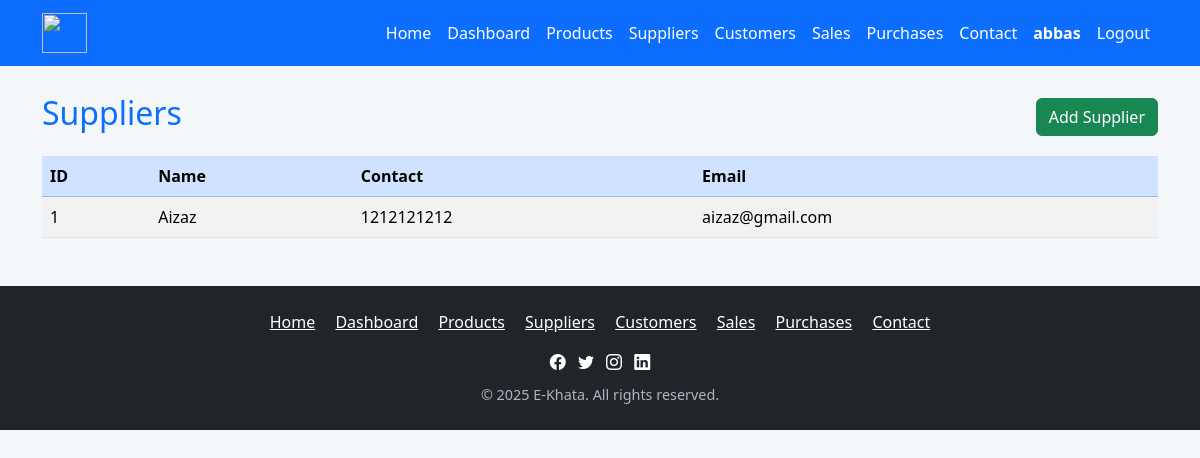
Page /suppliers/ (signed in) on the committed database.
### inventory/models.py (models this page shows, shortened)
class Supplier(models.Model):
    user = models.ForeignKey(User, on_delete=models.CASCADE, null=True, blank=True)
    name = models.CharField(max_length=100)
    contact = models.CharField(max_length=15)
    email = models.EmailField()
    address = models.TextField(blank=True, null=True)

### inventory/views.py (the view)
# urls.py: path('suppliers/', views.suppliers, name='suppliers'),
@login_required
def suppliers(request):
    suppliers = Supplier.objects.filter(user=request.user)
    form = SupplierForm()
    return render(request, 'inventory/suppliers.html', {
        'suppliers': suppliers,
        'form': form
    })

### inventory/templates/inventory/suppliers.html (shortened to what this page needs)
{% extends 'inventory/base.html' %}
{% block content %}
<div class="d-flex justify-content-between align-items-center mb-3">
  <h2 class="text-primary">Suppliers</h2>
  <button class="btn btn-success" data-bs-toggle="modal" data-bs-target="#addSupplierModal">Add Supplier</button>
</div>
<table class="table table-striped">
  <thead class="table-primary">
    <tr><th>ID</th><th>Name</th><th>Contact</th><th>Email</th></tr>
  </thead>
  <tbody>
    {% for s in suppliers %}
    <tr><td>{{ s.id }}</td><td>{{ s.name }}</td><td>{{ s.contact }}</td><td>{{ s.email }}</td></tr>
    {% endfor %}
  </tbody>
</table>
{% endblock %}

### inventory/templates/inventory/base.html (shortened to what this page needs)
{% load static %}
<!DOCTYPE html>
<html lang="en">
<head>
  <link href="https://cdn.jsdelivr.net/npm/bootstrap@5.3.3/dist/css/bootstrap.min.css" rel="stylesheet">
  <link rel="stylesheet" href="{% static 'css/style.css' %}">
</head>
<body>
<nav class="navbar navbar-expand-lg navbar-dark bg-primary fixed-top">
  <div class="container">
    <a class="navbar-brand fw-bold" href="/">
      <img src="https://i.pinimg.com/736x/a1/5f/51/a15f5117759cd710fae6ab2461250f4a.jpg"
           width="45" height="40">
    </a>
    <div class="collapse navbar-collapse" id="navbarNav">
      <ul class="navbar-nav ms-auto">
        <li class="nav-item"><a class="nav-link" href="/">Home</a></li>
        {% if user.is_authenticated %}
          <li class="nav-item"><a class="nav-link" href="/dashboard/">Dashboard</a></li>
          <li class="nav-item"><a class="nav-link" href="/products/">Products</a></li>
          <li class="nav-item"><a class="nav-link" href="/suppliers/">Suppliers</a></li>
          <li class="nav-item"><a class="nav-link" href="/customers/">Customers</a></li>
          <li class="nav-item"><a class="nav-link" href="/sales/">Sales</a></li>
          <li class="nav-item"><a class="nav-link" href="/purchases/">Purchases</a></li>
          <li class="nav-item"><a class="nav-link" href="/contact/">Contact</a></li>
          <li class="nav-item">
            <span class="nav-link text-warning fw-bold">
              {{ user.username }}
            </span>
          </li>
          <li class="nav-item">
            <a class="nav-link text-danger" href="{% url 'logout' %}">
              Logout
            </a>
          </li>
        {% endif %}
      </ul>
    </div>
  </div>
</nav>
  <main class="container mt-4 mb-5">
    {% block content %}{% endblock %}
  </main>
 <footer class="bg-dark text-white py-4 mt-5">
  <div class="container text-center">
    <div class="mb-3">
      <a href="/" class="text-white me-3">Home</a>
      <a href="/dashboard/" class="text-white me-3">Dashboard</a>
      <a href="/products/" class="text-white me-3">Products</a>
      <a href="/suppliers/" class="text-white me-3">Suppliers</a>
      <a href="/customers/" class="text-white me-3">Customers</a>
      <a href="/sales/" class="text-white me-3">Sales</a>
      <a href="/purchases/" class="text-white me-3">Purchases</a>
      <a href="/contact/" class="text-white">Contact</a>
    </div>
    <div class="social-icons mb-2">
      <a href="#" class="text-white me-2"><i class="bi bi-facebook"></i></a>
      <a href="#" class="text-white me-2"><i class="bi bi-twitter"></i></a>
      <a href="#" class="text-white me-2"><i class="bi bi-instagram"></i></a>
      <a href="#" class="text-white"><i class="bi bi-linkedin"></i></a>
    </div>
    <p class="small mb-0">© 2025 E-Khata. All rights reserved.</p>
  </div>
</footer>
  <link rel="stylesheet" href="https://cdn.jsdelivr.net/npm/bootstrap-icons@1.11.1/font/bootstrap-icons.css">
</body>
</html>

### static/css/style.css (style rules this page uses)
body { font-family: 'Segoe UI', sans-serif; margin: 0; background-color: #f4f7fa; color: #333; padding-top: 70px; }
nav { background-color: #0d6efd; padding: 10px 0; position: fixed; top: 0; width: 100%; z-index: 9999; }
.navbar-brand { font-weight: 700; font-size: 1.5rem; }
.nav-link { color: #fff !important; font-weight: 500; transition: color 0.3s ease; }
footer { background-color: #212529; color: #f8f9fa; padding: 30px 0 20px; width: 100%; margin-top: 50px; }
footer .small { color: #adb5bd; font-size: 0.9rem; margin-top: 10px; }

### rows in the picture
Supplier: id "1", name "Aizaz", contact "1212121212", email "aizaz@gmail.com"

### other values in the picture
{{ user.username }} "abbas"
